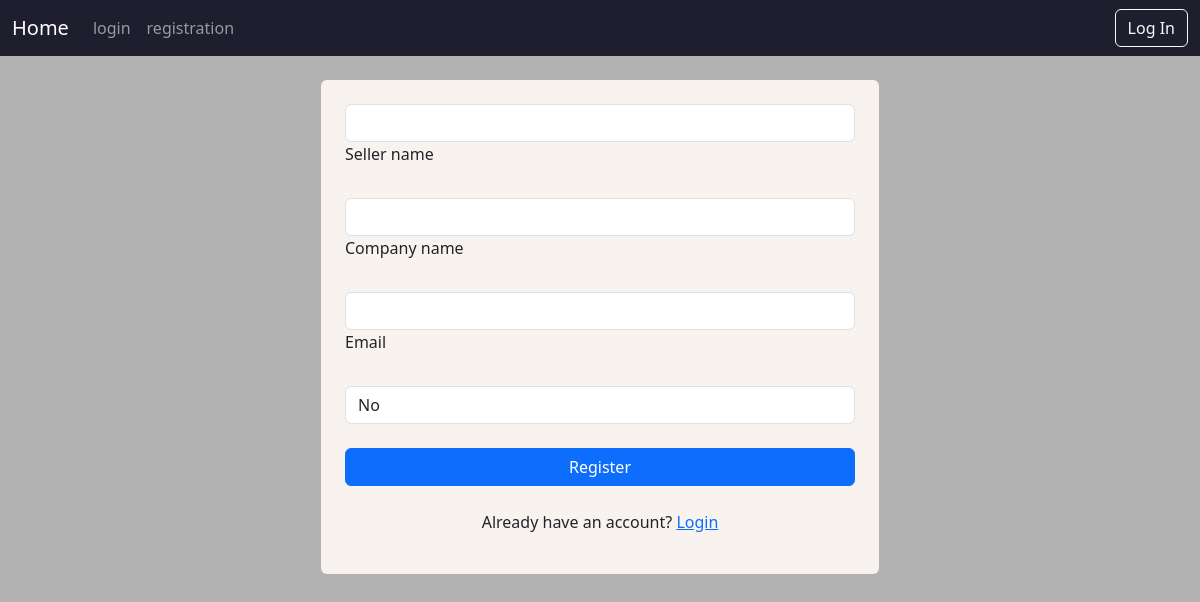
/seller-registration/2, run on an earlier commit of the app's database.
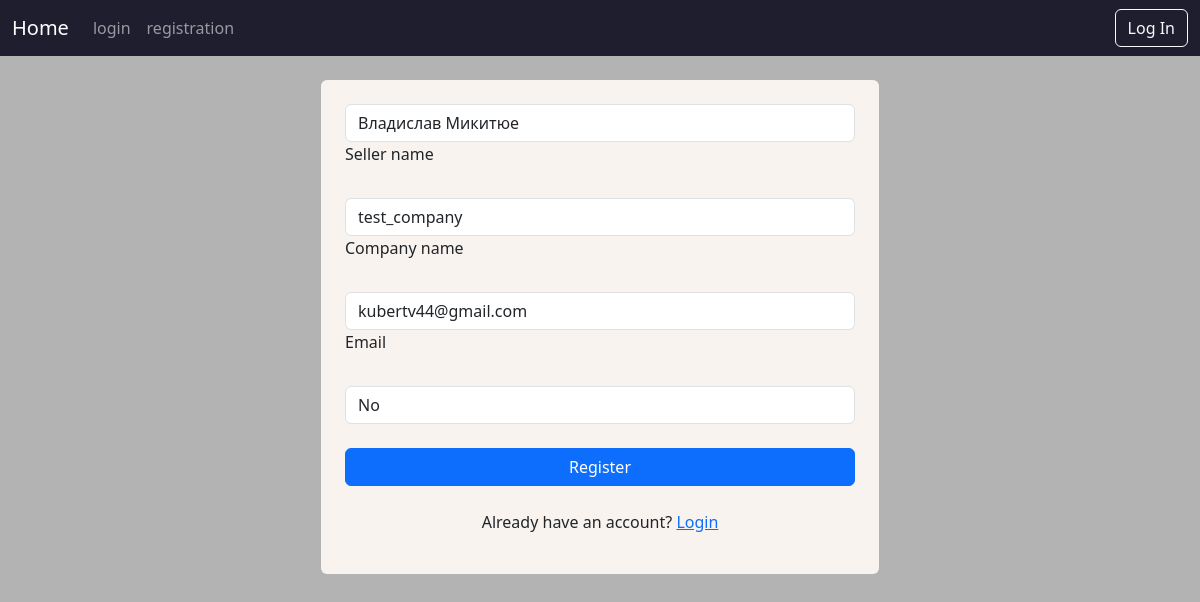
And on a later commit of the database.
### user/models.py (models this page shows)
class User(AbstractUser):
    seller_fullname = models.CharField(max_length=50, null=True)
    seller_company_name = models.CharField(max_length=60, null=True)
    seller_email = models.EmailField(null=True)
    is_seller = models.BooleanField(default=False, null=True)

### user/views.py (the view)
# urls.py: path('seller-registration/<int:pk>', views.SellerRegistrationView.as_view(), name='seller-registration')
class SellerRegistrationView(UpdateView):
    model = User
    template_name = 'seller_registration.html'
    success_url = '/profile'
    form_class = SellerRegistrationForm

### user/forms.py
class SellerRegistrationForm(forms.ModelForm):
    class Meta:
        model = User
        fields = ['seller_fullname', 'seller_company_name', 'seller_email', 'is_seller']
    def __init__(self, *args, **kwargs):
        super(SellerRegistrationForm, self).__init__(*args, **kwargs)
        for field in self.fields.values():
            field.widget.attrs.update({'class': 'form-control w-100'})

### user/templates/seller_registration.html (shortened to what this page needs)
{% extends 'base/base.html' %}
{% block content %}
<div class="container d-flex justify-content-center align-items-center" style="min-height: auto;">
  <div class="col-md-6">
    <form method="post" class="p-4 shadow-4 rounded " style="background-color: #F9F3EF;">
      <div data-mdb-input-init class="form-outline mb-4">
        {{ form.seller_fullname }}
        <label class="form-label" for="username">Seller name</label>
      </div>
      <div data-mdb-input-init class="form-outline mb-4">
        {{ form.seller_company_name }}
        <label class="form-label" for="password1">Company name</label>
      </div>
      <div data-mdb-input-init class="form-outline mb-4">
        {{ form.seller_email }}
        <label class="form-label" for="email">Email</label>
      </div>
      <div data-mdb-input-init class="form-outline mb-4">
        {{ form.is_seller }}
      </div>
      <button type="submit" class="btn btn-primary btn-block w-100 mb-4">
        Register
      </button>
      <div class="text-center">
        <p>Already have an account? <a href="/login">Login</a></p>
      </div>
    </form>
  </div>
</div>
{% endblock %}

What changed in the data, as far as the page shows it:
changed User "No": seller_fullname (not shown) → "Владислав Микитюе"; seller_company_name (not shown) → "test_company"; seller_email (not shown) → "kubertv44@gmail.com"
